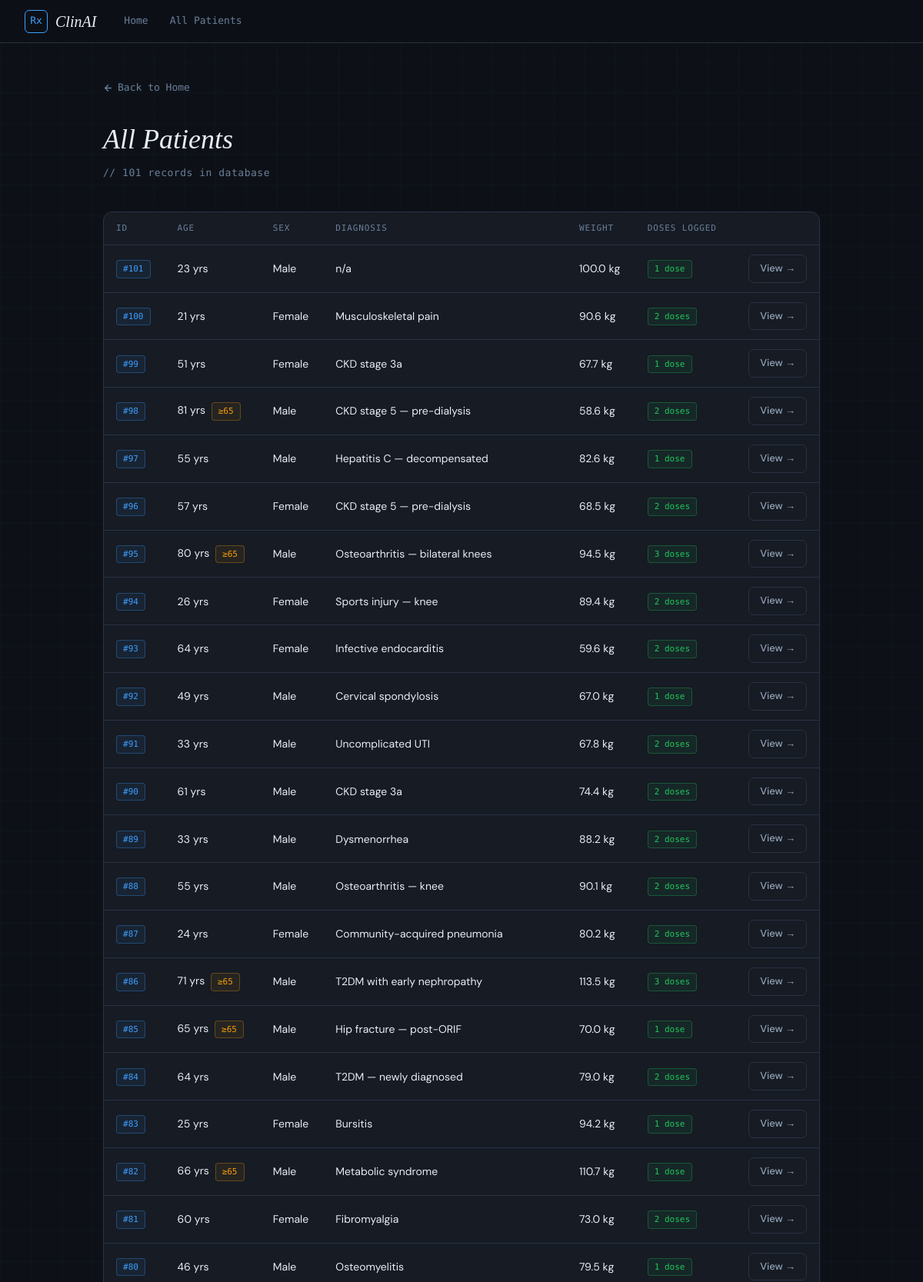
Page /patients (upper part) on the committed database.
### clinAI.py (models this page shows)
class Patient(db.Model):
    id              = db.Column(db.Integer, primary_key=True)
    sex             = db.Column(db.String(10))
    age             = db.Column(db.Integer)
    diagnosis       = db.Column(db.String(100))
    allergies       = db.Column(db.String(200))
    weight          = db.Column(db.Float)
    height          = db.Column(db.Float)
    medical_history = db.Column(db.Text)
    creatinine      = db.Column(db.Float)   # mg/dL
    egfr            = db.Column(db.Float)   # mL/min/1.73m²
    alt             = db.Column(db.Float)   # IU/L  — liver (acetaminophen)
    ast             = db.Column(db.Float)   # IU/L  — liver (acetaminophen)
    glucose         = db.Column(db.Float)   # mg/dL — glycaemic (metformin)
    hba1c           = db.Column(db.Float)   # %     — glycaemic (metformin)
    dose_logs       = db.relationship("DoseLog", backref="patient", lazy=True, order_by="DoseLog.timestamp.desc()")

### clinAI.py (the view)
@app.route("/patients")
def patient_list():
    patients = Patient.query.order_by(Patient.id.desc()).all()
    return render_template("patients.html", patients=patients)

### templates/patients.html (shortened to what this page needs)
{% extends "base.html" %}
{% block body %}
<a href="/" class="back-link">
  <svg width="13" height="13" viewBox="0 0 24 24" fill="none" stroke="currentColor" stroke-width="2.5" stroke-linecap="round" stroke-linejoin="round"><line x1="19" y1="12" x2="5" y2="12"/><polyline points="12 19 5 12 12 5"/></svg>
  Back to Home
</a>
<p class="page-title">All Patients</p>
<p class="page-sub">// {{ patients | length }} record{{ 's' if patients | length != 1 }} in database</p>
{% if patients %}
<div class="card" style="padding:0;overflow:hidden;">
  <table>
    <thead>
      <tr>
        <th>ID</th>
        <th>Age</th>
        <th>Sex</th>
        <th>Diagnosis</th>
        <th>Weight</th>
        <th>Doses Logged</th>
        <th></th>
      </tr>
    </thead>
    <tbody>
      {% for p in patients %}
      <tr>
        <td><span class="tag tag-info">#{{ p.id }}</span></td>
        <td>{{ p.age }} yrs
          {% if p.age >= 65 %}<span class="tag tag-warn" style="margin-left:4px;">≥65</span>{% endif %}
        </td>
        <td>{{ p.sex }}</td>
        <td>{{ p.diagnosis }}</td>
        <td>{{ p.weight }} kg</td>
        <td>
          {% if p.dose_logs %}
            <span class="tag tag-ok">{{ p.dose_logs | length }} dose{{ 's' if p.dose_logs | length != 1 }}</span>
          {% else %}
            <span class="tag">none</span>
          {% endif %}
        </td>
        <td style="text-align:right;">
          <a class="btn btn-ghost btn-sm" href="/patient/{{ p.id }}">View →</a>
        </td>
      </tr>
      {% endfor %}
    </tbody>
  </table>
</div>
{% else %}
<div class="card" style="text-align:center;padding:48px 32px;">
  <div style="font-size:32px;margin-bottom:12px;">🗂</div>
  <div style="color:var(--muted);font-size:14px;">No patients in the database yet.</div>
  <a class="btn" href="/" style="margin-top:20px;display:inline-flex;">Add First Patient</a>
</div>
{% endif %}
{% endblock %}

### templates/base.html (style rules this page uses)
*, *::before, *::after { box-sizing: border-box; margin: 0; padding: 0; }
:root { --bg: #0d1117; --surface: #161b24; --surface2: #1e2533; --border: #2a3242; --border2: #3a4558; --accent: #3d9eff; --accent2: #00e5c0; --warn: #f59e0b; --danger: #ef4444; --success: #22c55e; --text: #e8edf5; --muted: #6b7f99; --label: #94a3b8; --mono: 'DM Mono', monospace; --serif: 'Instrument Serif', serif; --sans: 'DM Sans', sans-serif; }
html { scroll-behavior: smooth; }
body { font-family: var(--sans); background: var(--bg); color: var(--text); min-height: 100vh; font-size: 15px; line-height: 1.6; }
body::before { content: ''; position: fixed; inset: 0; background-image: linear-gradient(rgba(61,158,255,0.03) 1px, transparent 1px), linear-gradient(90deg, rgba(61,158,255,0.03) 1px, transparent 1px); background-size: 40px 40px; pointer-events: none; z-index: 0; }
.page-title { font-family: var(--serif); font-size: 36px; font-style: italic; margin-bottom: 4px; }
.page-sub { font-size: 13px; color: var(--muted); font-family: var(--mono); letter-spacing: 0.04em; margin-bottom: 40px; }
.card { background: var(--surface); border: 1px solid var(--border); border-radius: 12px; padding: 28px 32px; margin-bottom: 24px; transition: border-color 0.2s; animation: fadeUp 0.4s ease both; }
table { width: 100%; border-collapse: collapse; }
th, td { text-align: left; padding: 12px 16px; border-bottom: 1px solid var(--border); font-size: 14px; }
th { font-family: var(--mono); font-size: 11px; font-weight: 500; letter-spacing: 0.08em; text-transform: uppercase; color: var(--muted); }
td:first-child { color: var(--label); font-weight: 500; }
.btn { display: inline-flex; align-items: center; gap: 7px; background: var(--accent); color: #fff; border: none; border-radius: 7px; padding: 10px 20px; font-family: var(--sans); font-size: 14px; font-weight: 500; cursor: pointer; transition: background 0.15s, transform 0.1s, box-shadow 0.15s; text-decoration: none; }
.btn-ghost { background: transparent; color: var(--label); border: 1px solid var(--border); }
.btn-sm { padding: 7px 14px; font-size: 13px; }
.back-link { display: inline-flex; align-items: center; gap: 6px; color: var(--muted); text-decoration: none; font-size: 13px; font-family: var(--mono); margin-bottom: 28px; transition: color 0.15s; }
.tag { display: inline-block; font-family: var(--mono); font-size: 11px; padding: 2px 8px; border-radius: 4px; border: 1px solid var(--border2); color: var(--muted); }
.tag-warn { color: var(--warn); border-color: rgba(245,158,11,0.3); background: rgba(245,158,11,0.07); }
.tag-ok { color: var(--success); border-color: rgba(34,197,94,0.3); background: rgba(34,197,94,0.07); }
.tag-info { color: var(--accent); border-color: rgba(61,158,255,0.3); background: rgba(61,158,255,0.07); }
.page-title { animation: fadeUp 0.35s ease both; }
.page-sub { animation: fadeUp 0.35s 0.05s ease both; }
.card:nth-child(4) { animation-delay: 0.19s; }

### rows in the picture
Patient: id "101", age "23", sex "Male", diagnosis "n/a", weight "100.0", dose_logs|length "1"
Patient: id "100", age "21", sex "Female", diagnosis "Musculoskeletal pain", weight "90.6", dose_logs|length "2", dose_logs "s"
Patient: id "99", age "51", sex "Female", diagnosis "CKD stage 3a", weight "67.7", dose_logs|length "1"
Patient: id "98", age "81", shows "≥65", sex "Male", diagnosis "CKD stage 5 — pre-dialysis", weight "58.6", dose_logs|length "2", dose_logs "s"
Patient: id "97", age "55", sex "Male", diagnosis "Hepatitis C — decompensated", weight "82.6", dose_logs|length "1"
Patient: id "96", age "57", sex "Female", diagnosis "CKD stage 5 — pre-dialysis", weight "68.5", dose_logs|length "2", dose_logs "s"
Patient: id "95", age "80", shows "≥65", sex "Male", diagnosis "Osteoarthritis — bilateral knees", weight "94.5", dose_logs|length "3", dose_logs "s"
Patient: id "94", age "26", sex "Female", diagnosis "Sports injury — knee", weight "89.4", dose_logs|length "2", dose_logs "s"
Patient: id "93", age "64", sex "Female", diagnosis "Infective endocarditis", weight "59.6", dose_logs|length "2", dose_logs "s"
Patient: id "92", age "49", sex "Male", diagnosis "Cervical spondylosis", weight "67.0", dose_logs|length "1"
Patient: id "91", age "33", sex "Male", diagnosis "Uncomplicated UTI", weight "67.8", dose_logs|length "2", dose_logs "s"
Patient: id "90", age "61", sex "Male", diagnosis "CKD stage 3a", weight "74.4", dose_logs|length "2", dose_logs "s"
Patient: id "89", age "33", sex "Male", diagnosis "Dysmenorrhea", weight "88.2", dose_logs|length "2", dose_logs "s"
Patient: id "88", age "55", sex "Male", diagnosis "Osteoarthritis — knee", weight "90.1", dose_logs|length "2", dose_logs "s"
Patient: id "87", age "24", sex "Female", diagnosis "Community-acquired pneumonia", weight "80.2", dose_logs|length "2", dose_logs "s"
Patient: id "86", age "71", shows "≥65", sex "Male", diagnosis "T2DM with early nephropathy", weight "113.5", dose_logs|length "3", dose_logs "s"
Patient: id "85", age "65", shows "≥65", sex "Male", diagnosis "Hip fracture — post-ORIF", weight "70.0", dose_logs|length "1"
Patient: id "84", age "64", sex "Male", diagnosis "T2DM — newly diagnosed", weight "79.0", dose_logs|length "2", dose_logs "s"
Patient: id "83", age "25", sex "Female", diagnosis "Bursitis", weight "94.2", dose_logs|length "1"
Patient: id "82", age "66", shows "≥65", sex "Male", diagnosis "Metabolic syndrome", weight "110.7", dose_logs|length "1"
Patient: id "81", age "60", sex "Female", diagnosis "Fibromyalgia", weight "73.0", dose_logs|length "2", dose_logs "s"
Patient: id "80", age "46", sex "Male", diagnosis "Osteomyelitis", weight "79.5", dose_logs|length "1"

### other values in the picture
{{ patients | length }} "101"
{{ 's' if patients | length != 1 }} "s"
